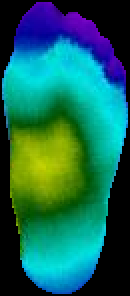
#> input picture ThermoDataBase/Control_Group/CG005_F/CG005_F_L.png, 65 x 148 px, found by its file name (shown 2 times larger)
$ python foot_plot.py
#> lines starting #> are read from the running program, lines starting #| are printed output that depends on the picture; after the words box and inside, x2 and y2 are one past the last pixel; in counts of white or black regions, pixels touching at a corner belong together
import cv2 as cv
import os
import numpy as np
from scipy import ndimage
import matplotlib.pyplot as plt

def image_proc(img_path, target_size=(256, 256)):
#> called with target_size = (256, 256)
    img = cv.imread(img_path)
#> img is the input picture: shape (148, 65, 3); mean B, G, R 86.7, 100.8, 21.6
    if img is None: return None

    # 1. Standardize
    resized = cv.resize(img, target_size, interpolation=cv.INTER_AREA)
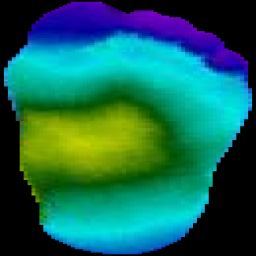
#> resized: shape (256, 256, 3); mean B, G, R 86.7, 100.7, 21.6
    gray = cv.cvtColor(resized, cv.COLOR_BGR2GRAY)
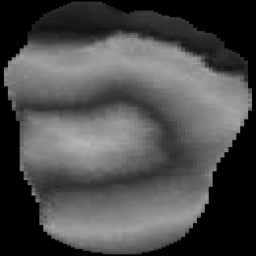
#> gray: shape (256, 256); min 0, max 182, mean 75.5
    enhanced = cv.createCLAHE(clipLimit=3.0, tileGridSize=(8,8)).apply(gray)
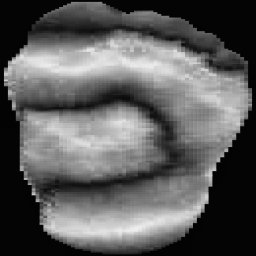
#> enhanced: shape (256, 256); min 3, max 238, mean 92.6

    # 2. Hybrid Thresholding - FORCE WHITE FOREGROUND
    # We use _INV here because the background of your scans is darker than the foot
    _, mask_otsu = cv.threshold(enhanced, 0, 255, cv.THRESH_BINARY + cv.THRESH_OTSU)
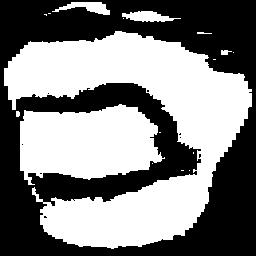
#> mask_otsu: shape (256, 256); 50.7% white; 9 black regions (8 under 20 px), largest, box (x1, y1, x2, y2) and area: (0, 0, 256, 256) 32257
    mask_adapt = cv.adaptiveThreshold(enhanced, 255, cv.ADAPTIVE_THRESH_GAUSSIAN_C,
                                      cv.THRESH_BINARY, 21, 2)
#> mask_adapt: shape (256, 256); 65.6% white; 485 black regions (419 under 20 px), largest, box (x1, y1, x2, y2) and area: (0, 0, 256, 256) 12340, (31, 14, 217, 57) 2006, (118, 46, 244, 80) 1022

    # 3. Combine and INVERT if necessary
    # Logic: We want the FOOT to be white.
    combined = cv.bitwise_or(mask_otsu, mask_adapt)
#> combined: shape (256, 256); 80.2% white; 136 black regions (124 under 20 px), largest, box (x1, y1, x2, y2) and area: (0, 0, 256, 256) 10145, (31, 14, 217, 57) 1678, (205, 59, 244, 72) 283

    # Check if the mask is mostly white (inverted). If so, flip it.
    if np.mean(combined) > 127:
        combined = cv.bitwise_not(combined)

    # 4. Morphology (The "Healing" phase for Cold Feet)
    kernel = cv.getStructuringElement(cv.MORPH_ELLIPSE, (7, 7))
    # Close gaps in ischemic zones
    mop = cv.morphologyEx(combined, cv.MORPH_CLOSE, kernel, iterations=2)
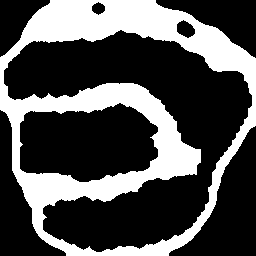
#> mop: shape (256, 256); 31.3% white; 1 white region, box (x1, y1, x2, y2) and area: (0, 0, 256, 256) 20531
    # Fill internal "cold" holes
    mask_filled = ndimage.binary_fill_holes(mop).astype(np.uint8) * 255
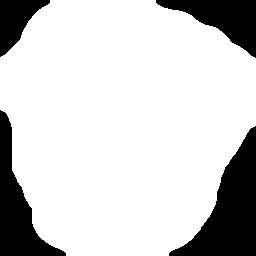
#> mask_filled: shape (256, 256); 80.7% white; 4 black regions

    # 5. Extract Largest Component (Isolates Foot from Noise)
    contours, _ = cv.findContours(mask_filled, cv.RETR_EXTERNAL, cv.CHAIN_APPROX_SIMPLE)
#> contours = 1 contour; box (x1, y1, x2, y2) and area: (0, 0, 256, 256) 52504
    binary_mask = np.zeros_like(mask_filled)
    if contours:
        largest_cnt = max(contours, key=cv.contourArea)
#> largest_cnt = contour of 258 points, box (x1, y1, x2, y2) (0, 0, 256, 256), area 52504
        cv.drawContours(binary_mask, [largest_cnt], -1, 255, thickness=cv.FILLED)

    # 6. Final Segmentation
    segmented_foot = cv.bitwise_and(resized, resized, mask=binary_mask)

    # Display results
    plt.figure(figsize=(15, 5))
    plt.subplot(1, 3, 1); plt.imshow(cv.cvtColor(resized, cv.COLOR_BGR2RGB)); plt.title("Raw Image")
    plt.subplot(1, 3, 2); plt.imshow(binary_mask, cmap='gray'); plt.title("Binary Mask")
    plt.subplot(1, 3, 3); plt.imshow(cv.cvtColor(segmented_foot, cv.COLOR_BGR2RGB)); plt.title("Final Segmented Foot")
    plt.show()
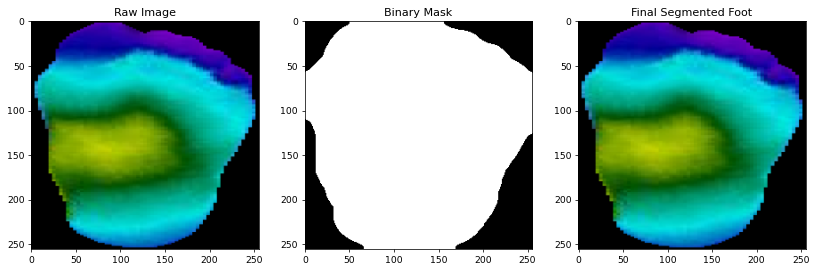
#> figure drawn by matplotlib, 3 panels
    plt.close() # Good practice in loops to free up memory


image_proc(r"C:\Users\USER\Documents\ThermoDataBase\Control_Group\CG005_F\CG005_F_L.png")
